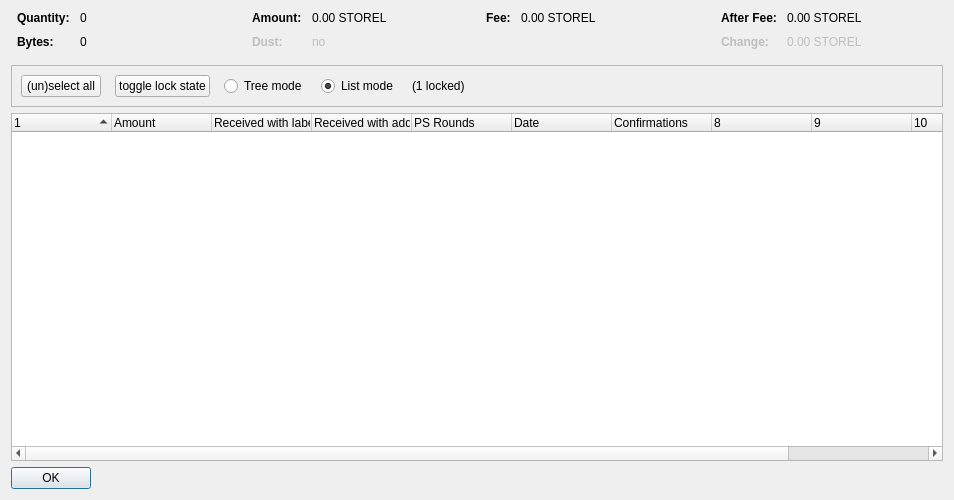
<?xml version="1.0" encoding="UTF-8"?>
<ui version="4.0">
 <class>CoinControlDialog</class>
 <widget class="QDialog" name="CoinControlDialog">
  <property name="geometry">
   <rect>
    <x>0</x>
    <y>0</y>
    <width>954</width>
    <height>500</height>
   </rect>
  </property>
  <property name="windowTitle">
   <string>Coin Selection</string>
  </property>
  <layout class="QVBoxLayout" name="verticalLayout">
   <item>
    <layout class="QHBoxLayout" name="horizontalLayoutTop" stretch="0,0,0,0">
     <property name="topMargin">
      <number>0</number>
     </property>
     <property name="bottomMargin">
      <number>10</number>
     </property>
     <item>
      <layout class="QFormLayout" name="formLayoutCoinControl1">
       <property name="horizontalSpacing">
        <number>10</number>
       </property>
       <property name="verticalSpacing">
        <number>10</number>
       </property>
       <property name="leftMargin">
        <number>6</number>
       </property>
       <property name="rightMargin">
        <number>6</number>
       </property>
       <item row="0" column="0">
        <widget class="QLabel" name="labelCoinControlQuantityText">
         <property name="font">
          <font>
           <weight>75</weight>
           <bold>true</bold>
          </font>
         </property>
         <property name="text">
          <string>Quantity:</string>
         </property>
        </widget>
       </item>
       <item row="0" column="1">
        <widget class="QLabel" name="labelCoinControlQuantity">
         <property name="cursor">
          <cursorShape>IBeamCursor</cursorShape>
         </property>
         <property name="contextMenuPolicy">
          <enum>Qt::ActionsContextMenu</enum>
         </property>
         <property name="text">
          <string notr="true">0</string>
         </property>
         <property name="textInteractionFlags">
          <set>Qt::LinksAccessibleByMouse|Qt::TextSelectableByKeyboard|Qt::TextSelectableByMouse</set>
         </property>
        </widget>
       </item>
       <item row="1" column="0">
        <widget class="QLabel" name="labelCoinControlBytesText">
         <property name="font">
          <font>
           <weight>75</weight>
           <bold>true</bold>
          </font>
         </property>
         <property name="text">
          <string>Bytes:</string>
         </property>
        </widget>
       </item>
       <item row="1" column="1">
        <widget class="QLabel" name="labelCoinControlBytes">
         <property name="cursor">
          <cursorShape>IBeamCursor</cursorShape>
         </property>
         <property name="contextMenuPolicy">
          <enum>Qt::ActionsContextMenu</enum>
         </property>
         <property name="text">
          <string notr="true">0</string>
         </property>
         <property name="textInteractionFlags">
          <set>Qt::LinksAccessibleByMouse|Qt::TextSelectableByKeyboard|Qt::TextSelectableByMouse</set>
         </property>
        </widget>
       </item>
      </layout>
     </item>
     <item>
      <layout class="QFormLayout" name="formLayoutCoinControl2">
       <property name="horizontalSpacing">
        <number>10</number>
       </property>
       <property name="verticalSpacing">
        <number>10</number>
       </property>
       <property name="leftMargin">
        <number>6</number>
       </property>
       <property name="rightMargin">
        <number>6</number>
       </property>
       <item row="0" column="0">
        <widget class="QLabel" name="labelCoinControlAmountText">
         <property name="font">
          <font>
           <weight>75</weight>
           <bold>true</bold>
          </font>
         </property>
         <property name="text">
          <string>Amount:</string>
         </property>
        </widget>
       </item>
       <item row="0" column="1">
        <widget class="QLabel" name="labelCoinControlAmount">
         <property name="cursor">
          <cursorShape>IBeamCursor</cursorShape>
         </property>
         <property name="contextMenuPolicy">
          <enum>Qt::ActionsContextMenu</enum>
         </property>
         <property name="text">
          <string notr="true">0.00 STOREL</string>
         </property>
         <property name="textInteractionFlags">
          <set>Qt::LinksAccessibleByMouse|Qt::TextSelectableByKeyboard|Qt::TextSelectableByMouse</set>
         </property>
        </widget>
       </item>
       <item row="1" column="0">
        <widget class="QLabel" name="labelCoinControlLowOutputText">
         <property name="enabled">
          <bool>false</bool>
         </property>
         <property name="font">
          <font>
           <weight>75</weight>
           <bold>true</bold>
          </font>
         </property>
         <property name="text">
          <string>Dust:</string>
         </property>
        </widget>
       </item>
       <item row="1" column="1">
        <widget class="QLabel" name="labelCoinControlLowOutput">
         <property name="enabled">
          <bool>false</bool>
         </property>
         <property name="cursor">
          <cursorShape>IBeamCursor</cursorShape>
         </property>
         <property name="contextMenuPolicy">
          <enum>Qt::ActionsContextMenu</enum>
         </property>
         <property name="text">
          <string notr="true">no</string>
         </property>
         <property name="textInteractionFlags">
          <set>Qt::LinksAccessibleByMouse|Qt::TextSelectableByKeyboard|Qt::TextSelectableByMouse</set>
         </property>
        </widget>
       </item>
      </layout>
     </item>
     <item>
      <layout class="QFormLayout" name="formLayoutCoinControl3">
       <property name="horizontalSpacing">
        <number>10</number>
       </property>
       <property name="verticalSpacing">
        <number>10</number>
       </property>
       <property name="leftMargin">
        <number>6</number>
       </property>
       <property name="rightMargin">
        <number>6</number>
       </property>
       <item row="0" column="0">
        <widget class="QLabel" name="labelCoinControlFeeText">
         <property name="font">
          <font>
           <weight>75</weight>
           <bold>true</bold>
          </font>
         </property>
         <property name="text">
          <string>Fee:</string>
         </property>
        </widget>
       </item>
       <item row="0" column="1">
        <widget class="QLabel" name="labelCoinControlFee">
         <property name="cursor">
          <cursorShape>IBeamCursor</cursorShape>
         </property>
         <property name="contextMenuPolicy">
          <enum>Qt::ActionsContextMenu</enum>
         </property>
         <property name="text">
          <string notr="true">0.00 STOREL</string>
         </property>
         <property name="textInteractionFlags">
          <set>Qt::LinksAccessibleByMouse|Qt::TextSelectableByKeyboard|Qt::TextSelectableByMouse</set>
         </property>
        </widget>
       </item>
      </layout>
     </item>
     <item>
      <layout class="QFormLayout" name="formLayoutCoinControl4">
       <property name="horizontalSpacing">
        <number>10</number>
       </property>
       <property name="verticalSpacing">
        <number>10</number>
       </property>
       <property name="leftMargin">
        <number>6</number>
       </property>
       <property name="rightMargin">
        <number>6</number>
       </property>
       <item row="0" column="0">
        <widget class="QLabel" name="labelCoinControlAfterFeeText">
         <property name="font">
          <font>
           <weight>75</weight>
           <bold>true</bold>
          </font>
         </property>
         <property name="text">
          <string>After Fee:</string>
         </property>
        </widget>
       </item>
       <item row="0" column="1">
        <widget class="QLabel" name="labelCoinControlAfterFee">
         <property name="cursor">
          <cursorShape>IBeamCursor</cursorShape>
         </property>
         <property name="contextMenuPolicy">
          <enum>Qt::ActionsContextMenu</enum>
         </property>
         <property name="text">
          <string notr="true">0.00 STOREL</string>
         </property>
         <property name="textInteractionFlags">
          <set>Qt::LinksAccessibleByMouse|Qt::TextSelectableByKeyboard|Qt::TextSelectableByMouse</set>
         </property>
        </widget>
       </item>
       <item row="1" column="0">
        <widget class="QLabel" name="labelCoinControlChangeText">
         <property name="enabled">
          <bool>false</bool>
         </property>
         <property name="font">
          <font>
           <weight>75</weight>
           <bold>true</bold>
          </font>
         </property>
         <property name="text">
          <string>Change:</string>
         </property>
        </widget>
       </item>
       <item row="1" column="1">
        <widget class="QLabel" name="labelCoinControlChange">
         <property name="enabled">
          <bool>false</bool>
         </property>
         <property name="cursor">
          <cursorShape>IBeamCursor</cursorShape>
         </property>
         <property name="contextMenuPolicy">
          <enum>Qt::ActionsContextMenu</enum>
         </property>
         <property name="text">
          <string notr="true">0.00 STOREL</string>
         </property>
         <property name="textInteractionFlags">
          <set>Qt::LinksAccessibleByMouse|Qt::TextSelectableByKeyboard|Qt::TextSelectableByMouse</set>
         </property>
        </widget>
       </item>
      </layout>
     </item>
    </layout>
   </item>
   <item>
    <widget class="QFrame" name="frame">
     <property name="minimumSize">
      <size>
       <width>0</width>
       <height>40</height>
      </size>
     </property>
     <property name="frameShape">
      <enum>QFrame::StyledPanel</enum>
     </property>
     <property name="frameShadow">
      <enum>QFrame::Sunken</enum>
     </property>
     <layout class="QHBoxLayout" name="horizontalLayout">
      <item>
       <layout class="QHBoxLayout" name="horizontalLayoutPanel" stretch="0,0,0,0,0,0">
        <property name="spacing">
         <number>14</number>
        </property>
        <item>
         <widget class="QPushButton" name="pushButtonSelectAll">
          <property name="sizePolicy">
           <sizepolicy hsizetype="Maximum" vsizetype="Fixed">
            <horstretch>0</horstretch>
            <verstretch>0</verstretch>
           </sizepolicy>
          </property>
          <property name="text">
           <string>(un)select all</string>
          </property>
          <property name="autoDefault">
           <bool>false</bool>
          </property>
         </widget>
        </item>
        <item>
         <widget class="QPushButton" name="pushButtonToggleLock">
          <property name="sizePolicy">
           <sizepolicy hsizetype="Maximum" vsizetype="Fixed">
            <horstretch>0</horstretch>
            <verstretch>0</verstretch>
           </sizepolicy>
          </property>
          <property name="text">
           <string>toggle lock state</string>
          </property>
          <property name="autoDefault">
           <bool>false</bool>
          </property>
         </widget>
        </item>
        <item>
         <widget class="QRadioButton" name="radioTreeMode">
          <property name="sizePolicy">
           <sizepolicy hsizetype="Maximum" vsizetype="Fixed">
            <horstretch>0</horstretch>
            <verstretch>0</verstretch>
           </sizepolicy>
          </property>
          <property name="text">
           <string>Tree mode</string>
          </property>
         </widget>
        </item>
        <item>
         <widget class="QRadioButton" name="radioListMode">
          <property name="sizePolicy">
           <sizepolicy hsizetype="Maximum" vsizetype="Fixed">
            <horstretch>0</horstretch>
            <verstretch>0</verstretch>
           </sizepolicy>
          </property>
          <property name="text">
           <string>List mode</string>
          </property>
          <property name="checked">
           <bool>true</bool>
          </property>
         </widget>
        </item>
        <item>
         <widget class="QLabel" name="labelLocked">
          <property name="text">
           <string>(1 locked)</string>
          </property>
         </widget>
        </item>
        <item>
         <spacer name="horizontalSpacer">
          <property name="orientation">
           <enum>Qt::Horizontal</enum>
          </property>
          <property name="sizeHint" stdset="0">
           <size>
            <width>40</width>
            <height>20</height>
           </size>
          </property>
         </spacer>
        </item>
       </layout>
      </item>
     </layout>
    </widget>
   </item>
   <item>
    <widget class="CoinControlTreeWidget" name="treeWidget">
     <property name="contextMenuPolicy">
      <enum>Qt::CustomContextMenu</enum>
     </property>
     <property name="sortingEnabled">
      <bool>false</bool>
     </property>
     <property name="columnCount">
      <number>11</number>
     </property>
     <attribute name="headerShowSortIndicator" stdset="0">
      <bool>true</bool>
     </attribute>
     <attribute name="headerStretchLastSection">
      <bool>false</bool>
     </attribute>
     <column>
      <property name="text">
       <string/>
      </property>
     </column>
     <column>
      <property name="text">
       <string>Amount</string>
      </property>
     </column>
     <column>
      <property name="text">
       <string>Received with label</string>
      </property>
     </column>
     <column>
      <property name="text">
       <string>Received with address</string>
      </property>
     </column>
     <column>
      <property name="text">
       <string>PS Rounds</string>
      </property>
     </column>
     <column>
      <property name="text">
       <string>Date</string>
      </property>
     </column>
     <column>
      <property name="text">
       <string>Confirmations</string>
      </property>
      <property name="toolTip">
       <string>Confirmed</string>
      </property>
     </column>
     <column>
      <property name="text">
       <string/>
      </property>
     </column>
     <column>
      <property name="text">
       <string/>
      </property>
     </column>
     <column>
      <property name="text">
       <string/>
      </property>
     </column>
     <column>
      <property name="text">
       <string/>
      </property>
     </column>
    </widget>
   </item>
   <item>
    <widget class="QDialogButtonBox" name="buttonBox">
     <property name="sizePolicy">
      <sizepolicy hsizetype="Maximum" vsizetype="Fixed">
       <horstretch>0</horstretch>
       <verstretch>0</verstretch>
      </sizepolicy>
     </property>
     <property name="orientation">
      <enum>Qt::Horizontal</enum>
     </property>
     <property name="standardButtons">
      <set>QDialogButtonBox::Ok</set>
     </property>
    </widget>
   </item>
  </layout>
 </widget>
 <customwidgets>
  <customwidget>
   <class>CoinControlTreeWidget</class>
   <extends>QTreeWidget</extends>
   <header>coincontroltreewidget.h</header>
  </customwidget>
 </customwidgets>
 <resources/>
 <connections/>
</ui>
